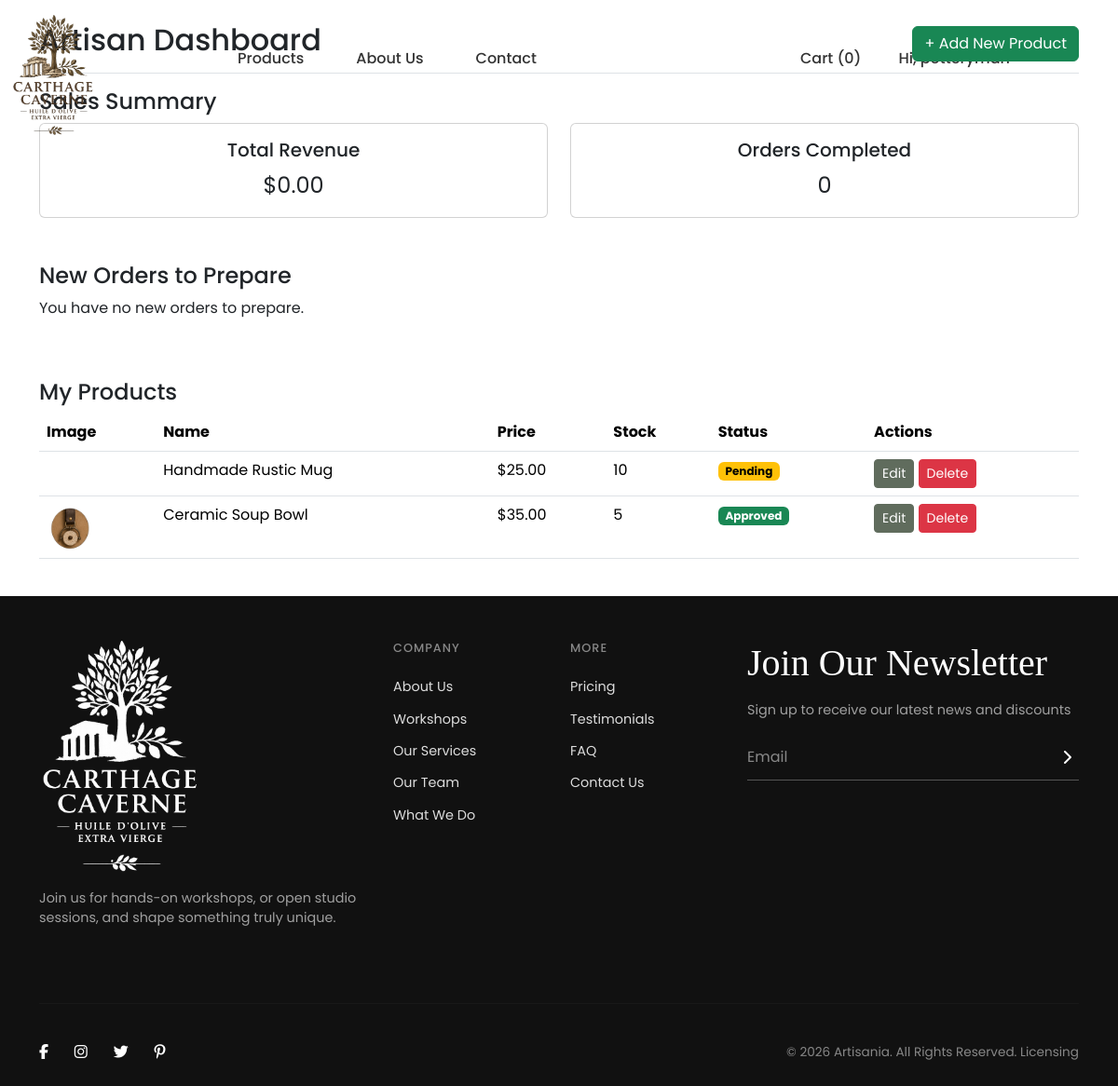
The page /api/dashboard_artisan.php (signed in) on the database its author committed.
### tables this page shows
CREATE TABLE `products` (
  `id` INT UNSIGNED AUTO_INCREMENT PRIMARY KEY,
  `user_id` INT UNSIGNED NOT NULL,  
  `category_id` INT UNSIGNED NULL,
  `name` VARCHAR(255) NOT NULL,
  `description` TEXT,
  `price` DECIMAL(10, 2) NOT NULL,
  `image_path` VARCHAR(255),
  `stock` INT UNSIGNED NOT NULL DEFAULT 0,
  `dimensions` VARCHAR(255) NULL,      
  `care_instructions` VARCHAR(255) NULL,
  `status` ENUM('pending','approved','rejected') NOT NULL DEFAULT 'pending',
  `created_at` TIMESTAMP DEFAULT CURRENT_TIMESTAMP,
  FOREIGN KEY (`user_id`) REFERENCES `users`(`id`) ON DELETE CASCADE,
  FOREIGN KEY (`category_id`) REFERENCES `categories`(`id`) ON DELETE SET NULL  
);

### api/dashboard_artisan.php (the view, shortened to what this page needs)
<?php
$db = getDbConnection();
$artisan_id = $_SESSION['user_id'];
$stmt_sales = $db->prepare("SELECT SUM(oi.price * oi.quantity) AS total_revenue, COUNT(DISTINCT o.id) AS orders_completed FROM order_items oi JOIN products p ON oi.product_id = p.id JOIN orders o ON oi.order_id = o.id WHERE p.user_id = ? AND o.status IN ('paid', 'shipped', 'delivered')");
$stmt_sales->execute([$artisan_id]);
$sales = $stmt_sales->fetch();
$stmt_pending = $db->prepare("SELECT DISTINCT o.id, u.username AS client_name, o.created_at FROM orders o JOIN order_items oi ON o.id = oi.order_id JOIN products p ON oi.product_id = p.id JOIN users u ON o.user_id = u.id WHERE p.user_id = ? AND o.status = 'pending'");
$stmt_pending->execute([$artisan_id]);
$pending_orders = $stmt_pending->fetchAll();
$stmt_products = $db->prepare("SELECT id, name, description, price, stock, status, image_path FROM products WHERE user_id = ? ORDER BY created_at DESC");
$stmt_products->execute([$artisan_id]);
$products = $stmt_products->fetchAll();
require_once __DIR__ . '/../src/views/templates/header.php';
?>
<div class="container my-4">
    <div class="d-flex justify-content-between align-items-center mb-3 border-bottom pb-2">
        <h1 class="h2">Artisan Dashboard</h1>
        <button type="button" class="btn btn-success" data-bs-toggle="modal" data-bs-target="#addProductModal">+ Add New Product</button>
    </div>
    <h3 class="h4">Sales Summary</h3>
    <div class="row mb-5"><div class="col-md-6"><div class="card text-center"><div class="card-body"><h5 class="card-title">Total Revenue</h5><p class="card-text fs-4">$<?php echo number_format($sales['total_revenue'] ?? 0, 2); ?></p></div></div></div><div class="col-md-6"><div class="card text-center"><div class="card-body"><h5 class="card-title">Orders Completed</h5><p class="card-text fs-4"><?php echo $sales['orders_completed'] ?? 0; ?></p></div></div></div></div>
    <h3 class="h4">New Orders to Prepare</h3>
    <div class="table-responsive mb-5">
        <?php if(empty($pending_orders)): ?><p>You have no new orders to prepare.</p><?php endif; ?>
    </div>
    <h3 class="h4">My Products</h3>
    <div class="table-responsive">
        <table class="table"><thead><tr><th>Image</th><th>Name</th><th>Price</th><th>Stock</th><th>Status</th><th>Actions</th></tr></thead><tbody>
        <?php foreach ($products as $product): ?>
        <tr>
            <td><img src="assets/images/<?php echo htmlspecialchars($product['image_path'] ?? 'default.png'); ?>" width="50" alt=""></td>
            <td><?php echo htmlspecialchars($product['name']); ?></td>
            <td>$<?php echo htmlspecialchars($product['price']); ?></td>
            <td><?php echo htmlspecialchars($product['stock']); ?></td>
            <td>
                <?php $status_class = 'text-bg-warning'; if ($product['status'] === 'approved') $status_class = 'text-bg-success'; if ($product['status'] === 'rejected') $status_class = 'text-bg-danger';?>
                <span class="badge <?php echo $status_class; ?>"><?php echo ucfirst($product['status']); ?></span>
            </td>
            <td>
                <button type="button" class="btn btn-sm btn-primary edit-btn"
                        data-bs-toggle="modal"
                        data-bs-target="#editProductModal"
                        data-bs-id="<?php echo $product['id']; ?>"
                        data-bs-name="<?php echo htmlspecialchars($product['name']); ?>"
                        data-bs-desc="<?php echo htmlspecialchars($product['description']); ?>"
                        data-bs-price="<?php echo htmlspecialchars($product['price']); ?>"
                        data-bs-stock="<?php echo htmlspecialchars($product['stock']); ?>"
                        data-bs-image="<?php echo htmlspecialchars($product['image_path']); ?>">
                    Edit
                </button>
                <form action="delete_product.php" method="POST" class="d-inline" onsubmit="return confirm('Are you sure you want to delete this product?');">
                    <button type="submit" class="btn btn-sm btn-danger">Delete</button>
                </form>
            </td>
        </tr>
        <?php endforeach; ?>
        </tbody></table>
    </div>
</div>
<?php require_once __DIR__ . '/../src/views/templates/footer.php'; ?>
</body>
</html>

### api/src/views/templates/header.php (shortened to what this page needs)
<?php
$cart_item_count = 0;
?>
<!DOCTYPE html>
<html lang="en">
<head>
    <link href="https://cdn.jsdelivr.net/npm/bootstrap@5.3.2/dist/css/bootstrap.min.css" rel="stylesheet">
    <link rel="stylesheet" href="https://cdnjs.cloudflare.com/ajax/libs/font-awesome/6.5.1/css/all.min.css">
    <link href="https://unpkg.com/aos@2.3.1/dist/aos.css" rel="stylesheet">
    <link rel="stylesheet" href="assets/css/style.css">
</head>
<body>
<header class="container">
    <nav class="navbar navbar-expand-lg navbar-light">
        <a class="navbar-brand" href="index.php">
            <img src="assets/images/logo.png" alt="Artisania" style="height: 130px;">
        </a>
        <div class="collapse navbar-collapse" id="navbarNav">
            <ul class="navbar-nav mx-auto text-center">
                <li class="nav-item"><a class="nav-link px-3" href="products.php">Products</a></li>
                <li class="nav-item"><a class="nav-link px-3" href="#">About Us</a></li>
                <li class="nav-item"><a class="nav-link px-3" href="#">Contact</a></li>
            </ul>
            <ul class="navbar-nav ms-auto align-items-center">
                <li class="nav-item">
                    <a class="nav-link" href="cart.php">Cart (<?php echo $cart_item_count; ?>)</a>
                </li>
                <?php if (isset($_SESSION['user_id'])): ?>
                    <li class="nav-item dropdown">
                        <a class="nav-link dropdown-toggle" href="#" id="navUser" role="button" data-bs-toggle="dropdown">
                            Hi, <?php echo htmlspecialchars($_SESSION['username']); ?>
                        </a>
                    </li>
                <?php else: ?>
                    <li class="nav-item"><a class="nav-link" href="login.php">Login</a></li>
                    <li class="nav-item"><a class="nav-link contact-btn ms-2" href="register.php">REGISTER</a></li>
                <?php endif; ?>
            </ul>
        </div>
    </nav>
</header>
<main>

### api/src/views/templates/footer.php (shortened to what this page needs)
</main>
<footer class="site-footer">
    <div class="container">
        <div class="row pt-5 pb-5">
            <div class="col-lg-4 mb-4 mb-lg-0">
                <div class="footer-logo-container mb-3">
                    <img src="assets/images/logo.png" alt="<?php echo SITE_NAME; ?>" style="height: 250px; filter: brightness(0) invert(1);">
                </div>
                <p class="text-secondary-light">
                    Join us for hands-on workshops, or open studio sessions, and shape something truly unique.
                </p>
            </div>
            <div class="col-lg-2 col-md-3 col-6 mb-4 mb-lg-0">
                <h5 class="footer-heading">COMPANY</h5>
                <ul class="list-unstyled footer-links">
                    <li><a href="#">About Us</a></li>
                    <li><a href="#">Workshops</a></li>
                    <li><a href="#">Our Services</a></li>
                    <li><a href="#">Our Team</a></li>
                    <li><a href="#">What We Do</a></li>
                </ul>
            </div>
            <div class="col-lg-2 col-md-3 col-6 mb-4 mb-lg-0">
                <h5 class="footer-heading">MORE</h5>
                <ul class="list-unstyled footer-links">
                    <li><a href="#">Pricing</a></li>
                    <li><a href="#">Testimonials</a></li>
                    <li><a href="#">FAQ</a></li>
                    <li><a href="#">Contact Us</a></li>
                </ul>
            </div>
            <div class="col-lg-4 col-md-6 mb-4 mb-lg-0">
                <h5 class="footer-heading-large">Join Our Newsletter</h5>
                <p class="text-secondary-light">Sign up to receive our latest news and discounts</p>
                <form action="#" class="newsletter-form">
                    <div class="input-group">
                        <input type="email" class="form-control" placeholder="Email" required>
                        <button type="submit" class="btn-submit">
                            <i class="fa-solid fa-chevron-right"></i>
                        </button>
                    </div>
                </form>
            </div>
        </div>
        <hr class="footer-hr">
        <div class="row pt-4 pb-4 align-items-center">
            <div class="col-md-6 text-center text-md-start mb-3 mb-md-0">
                <div class="social-icons">
                    <a href="#"><i class="fab fa-facebook-f"></i></a>
                    <a href="#"><i class="fab fa-instagram"></i></a>
                    <a href="#"><i class="fab fa-twitter"></i></a>
                    <a href="#"><i class="fab fa-pinterest-p"></i></a>
                </div>
            </div>
            <div class="col-md-6 text-center text-md-end">
                <p class="copyright mb-0">&copy; <?php echo date('Y'); ?> <?php echo SITE_NAME; ?>. All Rights Reserved. Licensing</p>
            </div>
        </div>
    </div>
</footer>
</body>
</html>

### api/assets/css/style.css (style rules this page uses)
body { font-family: 'Poppins', sans-serif; background-color: #ffffff; }
.navbar { padding-top: 1rem; padding-bottom: 1rem; }
.navbar-brand { font-family: 'Playfair Display', serif; font-weight: 700; font-size: 1.8rem; }
.nav-link { color: #333; font-weight: 500; margin-right: 1.5rem; }
.site-footer { background-color: #111111; color: #ffffff; font-size: 0.9rem; }
.text-secondary-light { color: #a0a0a0; }
.footer-heading { font-family: 'Poppins', sans-serif; font-size: 0.8rem; font-weight: 500; color: #888888; text-transform: uppercase; letter-spacing: 1px; margin-bottom: 1.5rem; }
.footer-heading-large { font-family: 'Playfair Display', serif; font-size: 2.5rem; color: #ffffff; margin-bottom: 1rem; }
.footer-links li { margin-bottom: 0.8rem; }
.footer-links a { color: #dddddd; text-decoration: none; transition: color 0.3s ease; }
.newsletter-form .input-group { position: relative; }
.newsletter-form .form-control { background: transparent; border: none; border-bottom: 1px solid #555555; border-radius: 0; padding-left: 0; color: #ffffff; padding: 0.75rem 0; }
.newsletter-form .form-control::placeholder { color: #888888; }
.newsletter-form .btn-submit { position: absolute; top: 0; right: 0; height: 100%; background: transparent; border: none; color: #ffffff; font-size: 1rem; cursor: pointer; padding: 0 0.5rem; }
.footer-hr { border-top: 1px solid rgba(255, 255, 255, 0.1); }
.social-icons a { color: #ffffff; font-size: 1rem; margin-right: 1.5rem; text-decoration: none; transition: color 0.3s ease; }
.copyright { color: #888888; font-size: 0.85rem; }
.btn-primary { background-color: #606C5D; border-color: #606C5D; }
a { color: #333; text-decoration: none; }
.btn-primary { background-color: #606C5D !important; border-color: #606C5D !important; color: #fff !important; }
a { color: #212529; text-decoration: none; }
header { position: absolute; top: 0; left: 0; width: 100%; z-index: 1000; background: transparent !important; border: none !important; }
.navbar-light .navbar-nav .nav-link { color: #333 !important; font-weight: 500; }
main { padding-top: 0 !important; margin-top: 0 !important; }
.navbar { display: flex !important; align-items: center !important; height: auto; }
.navbar-collapse { align-items: center !important; }
.navbar-nav .nav-link { display: flex; align-items: center; height: 100%; padding-top: 0 !important; padding-bottom: 0 !important; }
.navbar-nav.ms-auto { display: flex; align-items: center; }
.navbar-collapse { align-items: flex-start !important; padding-top: 25px; }
.navbar { align-items: flex-start !important; }
.navbar-brand { padding-top: 0 !important; }
.navbar-nav { margin-top: 10px; }
input, select, button, a { position: relative; z-index: 2001; }

### rows shown on the page
products: name "Handmade Rustic Mug", price "25.00", stock "10", status "Pending"
products: image_path (picture), name "Ceramic Soup Bowl", price "35.00", stock "5", status "Approved"

### other values the page prints
$cart_item_count "0"
$sales['total_revenue'] "0.00"
$sales['orders_completed'] "0"
SITE_NAME "Artisania"
